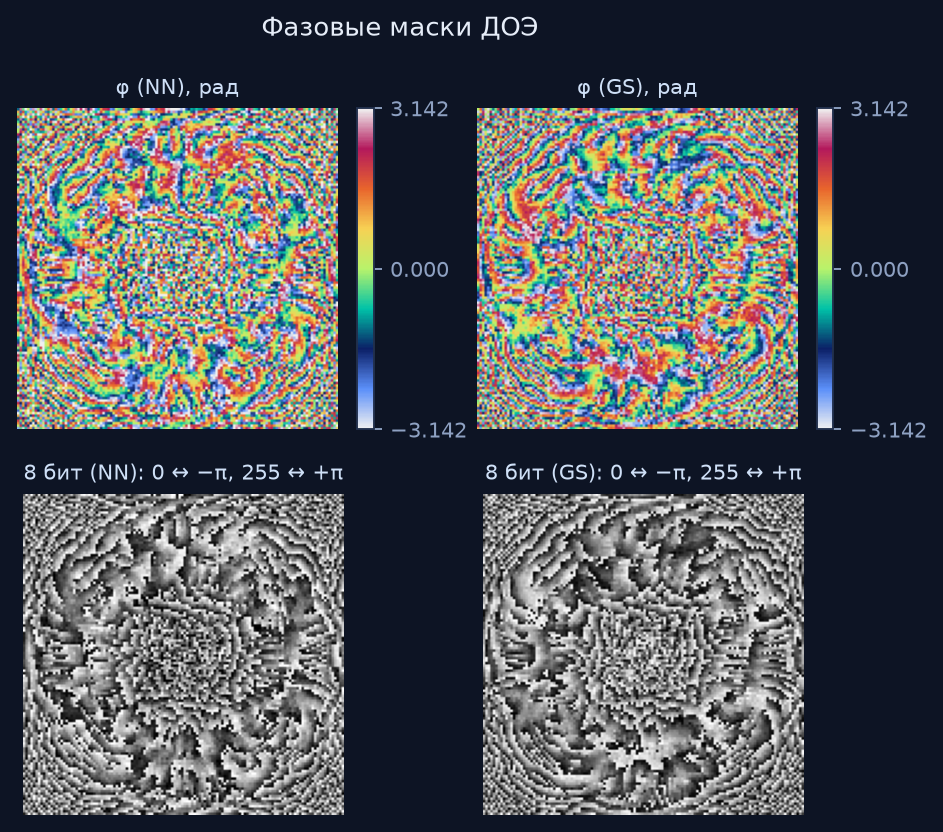
#> input picture figures/doe.png, 943 x 832 px, found by its file name
$ python make_figures.py
#> lines starting #> are read from the running program, lines starting #| are printed output that depends on the picture
### hdoe/targets.py
"""Объектные изображения (раздел 6 ТЗ).

Четыре контрастных объекта на тёмном фоне: 128×128 px, 8 бит, одноканальные,
PNG. Энергии выравниваются по п. 5.4.1. Если во входном каталоге уже лежат
готовые изображения — они читаются и приводятся к формату (п. 6.3).
"""
from __future__ import annotations

import os

import numpy as np
from PIL import Image

from . import config as C

NAMES = ("target_1.png", "target_2.png", "target_3.png", "target_4.png")

_TITLES = (
    "Спираль-2, плотная навивка + зерно",
    "Спираль-3, разворот 40°, зерно σ=2 px",
    "Спираль-3, разворот 80°, крупное зерно",
    "Спираль-3, разворот 120°, мелкое зерно",
)


def _canvas(x, y):
    pad = np.zeros((C.N, C.N), dtype=np.float64)
    return pad


def _disk(t, cx, cy, r, val=1.0, x=None, y=None):
    t[(x - cx) ** 2 + (y - cy) ** 2 <= r ** 2] = val
    return t


def _rect(t, cx, cy, w, h, val=1.0, x=None, y=None):
    t[(np.abs(x - cx) <= w / 2) & (np.abs(y - cy) <= h / 2)] = val
    return t


TARGET_BLUR_SIGMA = 0.0      # цели задаются уже полосно-ограниченными по построению


# --------------------------------------------------------------- семейство целей
# Объектные изображения — «непростые» (раздел 6 ТЗ и указание заказчика):
# не простые геометрические фигуры, а богатые зернистые (спекл-текстуры)
# интерференционные структуры. Все четыре цели принадлежат одному семейству
# спиральных фазово-модулированных текстур с зернистостью и различаются
# числом рукавов, шагом навивки, разворотом и статистикой зерна.
#
# Почему именно такое семейство (см. отчёт, раздел «Пределы достижимости»):
# одиночная фазовая маска на четырёх близких расстояниях переносит только
# полосно-ограниченный класс изображений. Численный эксперимент
# (experiments/texture_feasibility.py, experiments/sigma_sweep.py):
#   • резкие блочные/пиксельные структуры (мозаика, «платы», шахматки) —
#     PCC(GS) ≈ 0,25–0,33, потолок ≈ 0,45;
#   • гладкие фигуры с σ = 4 px (прежний набор) — PCC ≈ 0,58, потолок ≈ 0,70;
#   • спиральные текстуры с зерном (σ_z ≈ 2 px) — PCC ≈ 0,63–0,74, потолок 0,85+;
#   • белый шум / фрактал с σ = 1 px — PCC ≈ 0,25 (принципиально не восстановим).
# То есть «непростое» изображение обязано быть богатым по структуре, но
# полосно-ограниченным по спектру: именно таковы спиральные текстуры с
# зернистостью σ_z ≈ 2 px.


def _grain(seed: float, sigma: float = 2.0, amp: float = 0.4) -> np.ndarray:
    """Зернистость: гауссово-сглаженный белый шум, нормированный в ±1."""
    rng = np.random.default_rng(int(seed) * 7919 + 13)
    g = np.zeros((C.N, C.N))
    g[:] = rng.standard_normal((C.N, C.N))
    from scipy.ndimage import gaussian_filter
    g = gaussian_filter(g, sigma)
    return 1.0 + amp * g / (np.abs(g).max() + 1e-9)


def textured_target(seed: float, rot: float = 0.0, arms: int = 3, twist: float = 5.0,
                    p: float = 2.2, grain_sigma: float = 2.0, grain_amp: float = 0.4,
                    r0: float = 56.0) -> np.ndarray:
    """Одна цель: спиральная текстура с зернистостью.

    rot — разворот маски (град), arms — число рукавов, twist — «шаг» навивки,
    p — степень контраста, grain_sigma/grain_amp — статистика зерна.
    """
    n = np.arange(C.N) - C.N // 2
    X, Y = np.meshgrid(n, n, indexing="ij")
    R = np.hypot(X, Y)
    PH = np.arctan2(Y, X)
    ph = PH - np.deg2rad(rot)
    th = ph + R / twist * 2 * np.pi / arms
    s = (0.5 + 0.5 * np.cos(arms * th)) ** p * np.exp(-(R / r0) ** 3)
    return np.clip(s * _grain(seed, grain_sigma, grain_amp) * 1.7, 0.0, 1.0)


_TARGET_SPECS = (
    dict(seed=701, rot=0.0, twist=4.8, arms=3),
    dict(seed=702, rot=40.0, twist=5.0, arms=3),
    dict(seed=703, rot=80.0, twist=5.2, arms=3, grain_sigma=2.6, grain_amp=0.45),
    dict(seed=704, rot=120.0, twist=5.4, arms=3, grain_sigma=1.6, grain_amp=0.38),
)


def make_targets(sigma: float = TARGET_BLUR_SIGMA) -> np.ndarray:
    """Детерминированная генерация четырёх целей, float64 [4,128,128] в [0,1].

    Цели — богатые зернистые спиральные текстуры (см. комментарий к семейству
    выше). ``sigma`` оставлен для совместимости: дополнительное сглаживание
    уже сгенерированных целей (>0) применяется только по явному запросу.
    """
    arr = np.stack([textured_target(**sp) for sp in _TARGET_SPECS])
    arr[arr < 0.02] = 0.0                    # «тёмный фон» — чистый ноль
    if sigma and sigma > 0:
        from scipy.ndimage import gaussian_filter
        arr = np.stack([gaussian_filter(t, sigma) for t in arr])
        arr[arr < 0.02] = 0.0
    arr = equalize_energy(arr)
    peak = arr.max()
    if peak > 1.0:
        arr = arr / peak
    return arr / arr.max()


# [26 lines left out: function make_targets_simple, not called in this run]


def equalize_energy(t: np.ndarray) -> np.ndarray:
    """П. 5.4.1: t_i ← t_i·Ē/E_i (выравнивание суммарной энергии)."""
    t = np.asarray(t, dtype=np.float64)
    if t.ndim == 3:
        e = t.reshape(t.shape[0], -1).sum(-1)
        return t * (e.mean() / np.maximum(e, 1e-12))[:, None, None]
    e = t.sum()
    return t * (e / max(e, 1e-12))


def to_u8(t: np.ndarray) -> np.ndarray:
    return np.clip(np.round(np.asarray(t) * 255.0), 0, 255).astype(np.uint8)


def save_targets(t: np.ndarray, out_dir: str | None = None) -> list[str]:
    """Сохранение целей в PNG 8 бит / режим 'L'."""
#> called with t = array of shape (4, 128, 128), out_dir = 'data/targets'
    out_dir = out_dir or C.PATHS.targets
    os.makedirs(out_dir, exist_ok=True)
    paths = []
    u8 = to_u8(t)
    for name, img in zip(NAMES, u8):
        p = os.path.join(out_dir, name)
        Image.fromarray(img, mode="L").save(p)
        paths.append(p)
#> this loop made 4 passes
#> pass 1, in save_targets, `Image.fromarray(img, mode="L").save(p)`:
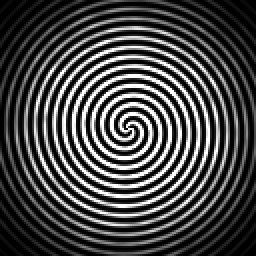
#> saved as target_1.png: PIL image 128x128 L (shown 2 times larger); min 0, max 255, mean 70.9
#> pass 2, in save_targets, `Image.fromarray(img, mode="L").save(p)`:
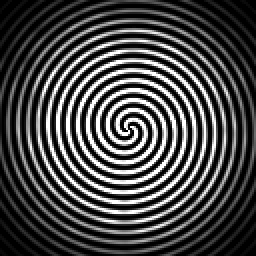
#> saved as target_2.png: PIL image 128x128 L (shown 2 times larger); min 0, max 255, mean 70.9
    return paths


def load_targets(in_dir: str | None = None) -> np.ndarray:
    """Чтение целей; отсутствующие — генерируются. Возврат: float64 [4,N,N] в [0,1]."""
    in_dir = in_dir or C.PATHS.targets
    imgs = []
    for name in NAMES:
        p = os.path.join(in_dir, name)
        if os.path.exists(p):
            imgs.append(_load_as_L(p))
        else:
            imgs = None
            break
    if imgs is None:
        t = make_targets()
        save_targets(t, in_dir)
        return t
    return np.stack(imgs).astype(np.float64) / 255.0


# [13 lines left out: function _load_as_L, not called in this run]


def load_png_as_float(path: str) -> np.ndarray:
    """Изображение → float64 [0,1]."""
    return np.asarray(Image.open(path).convert("L"), dtype=np.float64) / 255.0


def titles() -> tuple[str, ...]:
    return _TITLES


# [6 lines left out: function main, not called in this run]


# [2 lines that do not run on import are left out]

### hdoe/config.py
"""Физические и вычислительные параметры комплекса (ТЗ, разделы 4 и приложение Б).

Все величины — в СИ (метры, радианы, пиксели), кроме явно помеченных ``_mm``.
Модуль не зависит от Torch: используется и в build-скриптах, и в отчёте.
"""
from __future__ import annotations

import os
from dataclasses import dataclass, field

import numpy as np

# ---------------------------------------------------------------- 4.7, 2.8 --
LAM: float = 532e-9                 # длина волны, м
DX: float = 10e-6                   # шаг пиксела ПВМС, м
N: int = 128                        # размер маски / изображений, px
ZS_MM: tuple[float, float, float, float] = (24.1, 25.3, 26.5, 27.7)
ZS: tuple[float, ...] = tuple(z * 1e-3 for z in ZS_MM)
N_PLANES: int = len(ZS)

K: float = 2.0 * np.pi / LAM                       # 1.18105e7 1/м
Z_CRIT: float = N * DX ** 2 / LAM                  # 24.0602 мм
QSTEP: float = 2.0 * np.pi / 255.0                 # шаг квантования 8 бит, рад
QSTEP_SIGMA: float = QSTEP / np.sqrt(12.0)         # 0.00711 рад

# параметры зоны дашборда (п. 12.4 A1, приложение Б)
ZSTACK_Z0: float = 23.0e-3
ZSTACK_Z1: float = 28.6e-3
ZSTACK_STEP: float = 0.02e-3

# SSIM (п. 5.4.3, В3)
SSIM_WIN: int = 11
SSIM_SIGMA: float = 1.5
SSIM_C1: float = 0.01 ** 2
SSIM_C2: float = 0.03 ** 2

# воспроизводимость
SEED: int = 2026

# прочее
PAGE_MM = tuple(N * (LAM * z / (N * DX)) * 1e3 for z in ZS)   # физический размер страницы, мм


def out_pixel(z: float) -> float:
    """Шаг выходной сетки Δx' = λz/(NΔx), м."""
    return LAM * z / (N * DX)


OUT_DX = tuple(out_pixel(z) for z in ZS)
SCALE_S = tuple(dx / DX for dx in OUT_DX)          # s_i = Δx'_i/Δx


# [5 lines left out: function chirp_fringe_fraction, not called in this run]


def z_margin(z: float) -> float:
    """Запас до границы применимости одно-БПФ-схемы, доли единицы."""
    return z / Z_CRIT - 1.0


# [4 lines left out: function zgrid, not called in this run]


@dataclass(frozen=True)
class Paths:
    """Раскладка каталогов проекта."""
    root: str = field(default_factory=lambda: os.path.dirname(os.path.dirname(os.path.abspath(__file__))))

    @property
    def targets(self) -> str:
        return os.path.join(self.root, "data", "targets")

    @property
    def out(self) -> str:
        return os.path.join(self.root, "outputs")

    @property
    def ckpt(self) -> str:
        return os.path.join(self.root, "outputs", "checkpoints")

    @property
    def figures(self) -> str:
        return os.path.join(self.root, "figures")

    @property
    def dashboard(self) -> str:
        return os.path.join(self.root, "dashboard")

    # [5 lines left out: function ensure, not called in this run]


PATHS = Paths()

# человекочитаемые подписи
PLANE_LABELS = [f"z{i + 1} = {z:.1f} мм" for i, z in enumerate(ZS_MM)]


# [30 lines left out: functions control_table, summary, not called in this run]

### hdoe/physics.py
"""Пропагатор: дифракция Френеля, одно-БПФ-схема (ТЗ, п. 4.3, приложение А).

Порядок операций строго по п. 4.3.3:
    1) входная сетка x_m = (m - N/2)Δx
    2) Q_in = exp(iπ(x²+y²)/(λz))
    3) G = U₀·Q_in
    4) F = fftshift(fft2(ifftshift(G)))
    5) Δx' = λz/(NΔx)
    6) U_z = e^{ikz}/(iλz)·Δx²·exp(iπ(x'²+y'²)/(λz))·F
    7) I_z = |U_z|²

Каскадная пропагация запрещена (п. 4.3.5): каждое z считается от маски.
"""
from __future__ import annotations

import warnings

import cmath
import math

import torch

from . import config as C


# --------------------------------------------------------------------------- сетки
def _index(n: int = C.N, device=None, dtype=torch.float64) -> torch.Tensor:
    return torch.arange(n, device=device, dtype=dtype) - n // 2


# [9 lines left out: function _grid, not called in this run]


class _ChirpCache:
    """Кэш квадратичных множителей: они не зависят от батча и от фазы."""

    def __init__(self) -> None:
        self._d: dict = {}

    # [19 lines left out: function get, not called in this run]

    def clear(self) -> None:
        self._d.clear()


_CHIRP = _ChirpCache()


def _as_complex_dtype(t: torch.Tensor) -> torch.dtype:
    return torch.complex64 if t.dtype in (torch.float16, torch.float32) else torch.complex128


# [97 lines left out: functions _check_z, propagate_complex, _fast_chirps, propagate_fast, forward_model, forward_and_grad, not called in this run]


def propagate(phi: torch.Tensor, z: float, n: int | None = None) -> torch.Tensor:
    """Интенсивность на расстоянии z: |U_z|². Форма входа и выхода совпадает."""
    return propagate_complex(phi, z, n=n).abs() ** 2


# [114 lines left out: functions propagate_adj, propagate_np, angular_spectrum, propagate_any, fresnel_two_step, encode8bit, not called in this run]


def decode8bit(v):
    """Код → фаза (п. 4.6.2)."""
    import numpy as np
    if isinstance(v, torch.Tensor):
        return -torch.pi + v.float() * (2 * torch.pi / 255.0)
    return -np.pi + np.asarray(v, dtype=np.float32) * (2 * np.pi / 255.0)


# [30 lines left out: functions quantize, phase_tv, normalize01, to_u8, not called in this run]

### scripts/make_figures.py
"""Визуализации для отчёта и дашборда (matplotlib, без интерактива).

Запуск:  python scripts/make_figures.py

Создаёт figures/*.png:
  targets.png    — четыре объекта;
  doe.png        — фаза NN/GS (циклическая палитра) + 8-битное представление;
  recon.png      — цели / реконструкции NN / реконструкции GS по плоскостям;
  training.png   — кривые обучения (loss, val PCC, val SSIM);
  zstack.png     — кадры z-свипа вокруг плоскостей;
  ssim_maps.png  — локальные SSIM-карты;
  degradation.png— деградация битности 8→6→4→2.
"""
from __future__ import annotations

import json
import os
import sys

import matplotlib

matplotlib.use("Agg")
import matplotlib.pyplot as plt                       # noqa: E402
import numpy as np                                     # noqa: E402
import torch                                           # noqa: E402
from matplotlib.colors import LinearSegmentedColormap  # noqa: E402

import _path  # noqa: F401
from hdoe import config as C                           # noqa: E402
from hdoe import metrics as M                          # noqa: E402
from hdoe import physics as P                          # noqa: E402
from hdoe import targets as T                          # noqa: E402

plt.rcParams.update({
    "figure.facecolor": "#0d1424", "axes.facecolor": "#0d1424",
    "savefig.facecolor": "#0d1424", "text.color": "#e6edf8",
    "axes.labelcolor": "#c8d6ea", "xtick.color": "#8ea1c2", "ytick.color": "#8ea1c2",
    "font.size": 9, "axes.titlesize": 10, "axes.edgecolor": "#22304d",
})

CYCLIC = LinearSegmentedColormap.from_list(
    "cyclic", ["#f0f0f0", "#5b8ff9", "#0b1f66", "#00c2a8", "#b8f36b",
               "#f7d154", "#e8642c", "#b3195c", "#f0f0f0"])

FIG = C.PATHS.figures


def save(fig, name: str, dpi: int = 170):
    os.makedirs(FIG, exist_ok=True)
    p = os.path.join(FIG, name)
    fig.savefig(p, dpi=dpi, bbox_inches="tight")
    plt.close(fig)
    print("  ", os.path.basename(p))


def load_phase(out_dir: str, tag: str):
#> called with out_dir = 'outputs', tag = 'nn'
    from PIL import Image
    name = "DOE.png" if tag == "nn" else "DOE_gs.png"
    p = os.path.join(out_dir, name)
    if not os.path.exists(p):
        return None, None
    v = np.asarray(Image.open(p).convert("L"), dtype=np.uint8)
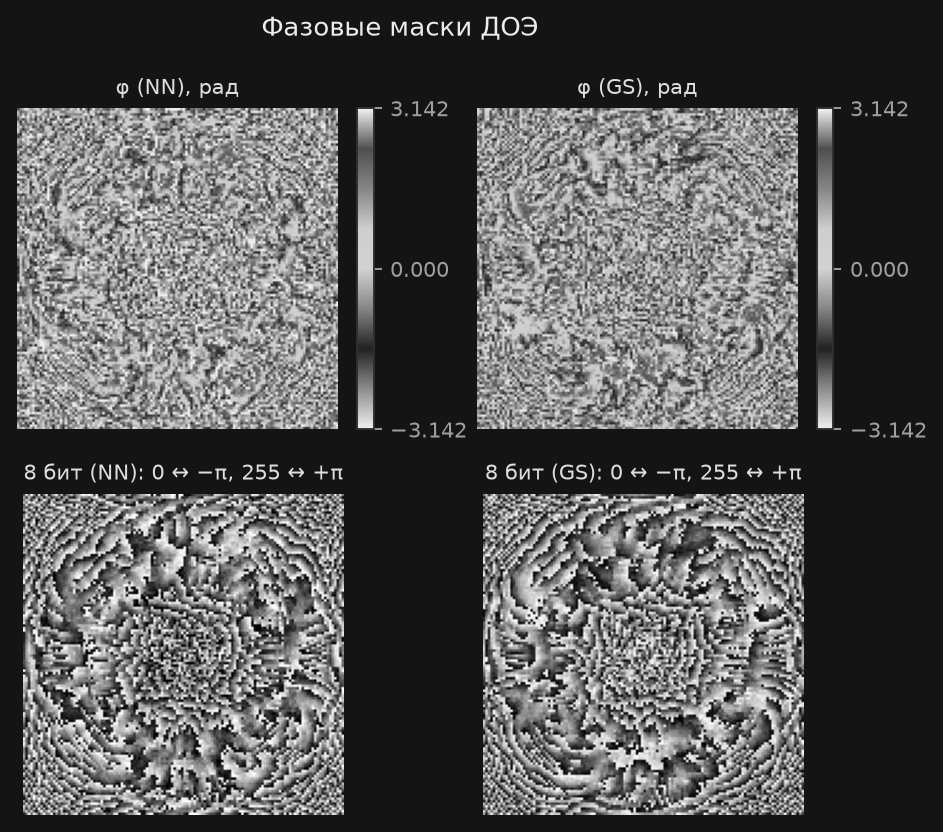
#> v: shape (832, 943); min 0, max 255, mean 85
    return P.decode8bit(v), v


def main() -> int:
    out_dir = C.PATHS.out
    targets = T.load_targets()
    metrics = json.load(open(os.path.join(out_dir, "metrics.json"), encoding="utf-8")) \
        if os.path.exists(os.path.join(out_dir, "metrics.json")) else {}
    phi_nn, v_nn = load_phase(out_dir, "nn")
    phi_gs, v_gs = load_phase(out_dir, "gs")

    # ------------------------------------------------------------- цели
    fig, ax = plt.subplots(1, 4, figsize=(9.2, 2.6))
    for i in range(4):
        ax[i].imshow(targets[i], cmap="gray", vmin=0, vmax=1)
        ax[i].set_title(f"T{i + 1}: z = {C.ZS_MM[i]:.1f} мм", fontsize=9, color="#cfe0f7")
        ax[i].axis("off")
    fig.suptitle("Объектные изображения 128×128 (энергии выровнены)", color="#e6edf8", fontsize=10)
    save(fig, "targets.png")

    # -------------------------------------------------------------- ДОЭ
    if phi_nn is not None:
        fig, ax = plt.subplots(2, 2, figsize=(6.4, 5.4))
        for j, (ph, v, name) in enumerate(((phi_nn, v_nn, "NN"), (phi_gs, v_gs, "GS"))):
            if ph is None:
                continue
            im = ax[0, j].imshow(ph, cmap=CYCLIC, vmin=-np.pi, vmax=np.pi)
            ax[0, j].set_title(f"φ ({name}), рад", color="#cfe0f7", fontsize=9)
            ax[0, j].axis("off")
            plt.colorbar(im, ax=ax[0, j], fraction=0.046, ticks=[-np.pi, 0, np.pi])
            ax[1, j].imshow(v, cmap="gray", vmin=0, vmax=255)
            ax[1, j].set_title(f"8 бит ({name}): 0 ↔ −π, 255 ↔ +π", color="#cfe0f7", fontsize=9)
            ax[1, j].axis("off")
        fig.suptitle("Фазовые маски ДОЭ", color="#e6edf8")
        save(fig, "doe.png")

        # гистограмма фаз
        fig, ax = plt.subplots(1, 2, figsize=(8.4, 2.6))
        ax[0].hist(phi_nn.ravel(), bins=80, color="#4dd6c1", alpha=0.85)
        ax[0].set_title("распределение фазы NN, рад"); ax[0].set_xlabel("φ, рад")
        ax[1].hist(v_nn.ravel(), bins=256, color="#7aa2ff")
        ax[1].set_title("распределение кодов 0…255"); ax[1].set_xlabel("код")
        save(fig, "phase_hist.png")

    # ------------------------------------------------------ реконструкции
    rows, labels = [], []
    for tag, phi in (("nn", phi_nn), ("gs", phi_gs)):
        if phi is None:
            continue
        phi_t = torch.as_tensor(phi, dtype=torch.float64)[None, None]
        rr = [P.normalize01(P.propagate(phi_t, z)[0, 0].numpy()) for z in C.ZS]
        rows.append(rr)
        labels.append(tag.upper())
    if rows:
        fig, ax = plt.subplots(1 + len(rows), 4, figsize=(9.2, 2.4 * (1 + len(rows))))
        for i in range(4):
            ax[0, i].imshow(targets[i], cmap="gray", vmin=0, vmax=1)
            ax[0, i].set_title(f"цель T{i + 1}", fontsize=9, color="#cfe0f7")
            ax[0, i].axis("off")
        for r, (rr, lab) in enumerate(zip(rows, labels), start=1):
            for i in range(4):
                ax[r, i].imshow(rr[i], cmap="gray", vmin=0, vmax=1)
                plane = metrics.get("planes", [{}] * 4)[i]
                m = plane if lab == "NN" else (metrics.get("gs", {}).get("planes", [{}] * 4)[i])
                ax[r, i].set_title(f"{lab} z{i + 1}: PCC {m.get('pcc', float('nan')):.3f}, "
                                   f"SSIM {m.get('ssim', float('nan')):.3f}",
                                   fontsize=7.6, color="#cfe0f7")
                ax[r, i].axis("off")
        fig.suptitle("Реконструкции из квантованной маски (мин–макс нормировка)",
                     color="#e6edf8")
        save(fig, "recon.png")

        # SSIM-карты
        fig, ax = plt.subplots(2, 4, figsize=(9.4, 4.6))
        for r, (tag, phi) in enumerate((("NN", phi_nn), ("GS", phi_gs))):
            if phi is None:
                continue
            phi_t = torch.as_tensor(phi, dtype=torch.float64)[None, None]
            for i, z in enumerate(C.ZS):
                I = P.normalize01(P.propagate(phi_t, z)[0, 0].numpy())
                sm = np.clip(M.ssim_map(targets[i], I).numpy(), -0.2, 1)
                im = ax[r, i].imshow(sm, cmap="inferno", vmin=-0.2, vmax=1)
                ax[r, i].set_title(f"{tag} SSIM-карта, z{i + 1}", fontsize=8.5, color="#cfe0f7")
                ax[r, i].axis("off")
        fig.colorbar(im, ax=ax, fraction=0.02, pad=0.01)
        save(fig, "ssim_maps.png")

        # деградация битности
        fig, ax = plt.subplots(1, 4, figsize=(9.2, 2.6))
        for j, b in enumerate((8, 6, 4, 2)):
            nlev = 2 ** b
            q = np.round((phi_nn + np.pi) / (2 * np.pi) * (nlev - 1)) / (nlev - 1) * 2 * np.pi - np.pi
            I = P.propagate(torch.as_tensor(q, dtype=torch.float64)[None, None], C.ZS[1])[0, 0].numpy()
            I01 = P.normalize01(I)
            ax[j].imshow(I01, cmap="gray", vmin=0, vmax=1)
            ax[j].set_title(f"{b} бит: PCC {M.pcc(targets[1], I01):.3f}, "
                            f"SSIM {M.ssim(targets[1], I01):.3f}", fontsize=8, color="#cfe0f7")
            ax[j].axis("off")
        fig.suptitle("Деградация битности фазы (z₂ = 25,3 мм)", color="#e6edf8")
        save(fig, "degradation.png")

    # -------------------------------------------------------- z-свип
    if phi_nn is not None:
        phi_t = torch.as_tensor(phi_nn, dtype=torch.float64)[None, None]
        fig, ax = plt.subplots(2, 5, figsize=(9.6, 4.2))
        zc = C.ZS[1] * 1e3
        dz = np.linspace(-1.2, 1.2, 5)
        for j, d in enumerate(dz):
            z = (zc + d) * 1e-3
            I = P.normalize01(P.propagate(phi_t, z)[0, 0].numpy()) if z >= C.Z_CRIT else None
            ax[0, j].imshow(I if I is not None else np.zeros((C.N, C.N)),
                            cmap="gray", vmin=0, vmax=1)
            ax[0, j].set_title(f"z = {zc + d:.2f} мм", fontsize=8, color="#cfe0f7")
            ax[0, j].axis("off")
        for j, i in enumerate(range(4)):
            I = P.normalize01(P.propagate(phi_t, C.ZS[i])[0, 0].numpy())
            ax[1, j].imshow(I, cmap="gray", vmin=0, vmax=1)
            ax[1, j].set_title(f"плоскость z{i + 1} = {C.ZS_MM[i]:.1f} мм", fontsize=8,
                               color="#cfe0f7")
            ax[1, j].axis("off")
        ax[1, 4].axis("off")
        save(fig, "zstack.png")

    # ------------------------------------------------------- обучение
    log_path = os.path.join(out_dir, "train_log.json")
    if os.path.exists(log_path):
        log = json.load(open(log_path, encoding="utf-8"))
        fig, ax = plt.subplots(1, 2, figsize=(9.0, 2.8))
        st = [r["step"] for r in log]
        ax[0].plot(st, [r.get("loss", np.nan) for r in log], color="#4dd6c1", label="loss")
        ax[0].set_yscale("log"); ax[0].set_xlabel("шаг"); ax[0].set_title("лосс (log)")
        ax[0].legend(fontsize=8)
        ax[1].plot(st, [r.get("val_pcc", np.nan) for r in log], color="#7aa2ff", label="val PCC")
        ax[1].plot(st, [r.get("val_ssim", np.nan) for r in log], color="#ffa94d", label="val SSIM")
        ax[1].set_xlabel("шаг"); ax[1].set_title("контрольные метрики (eval)")
        ax[1].legend(fontsize=8); ax[1].set_ylim(0, 1)
        for a in ax:
            a.grid(alpha=0.15)
        save(fig, "training.png")
    print("фигуры готовы:", FIG)
    return 0


if __name__ == "__main__":
#> (the run stopped early here; a loop or call above may not have finished)
